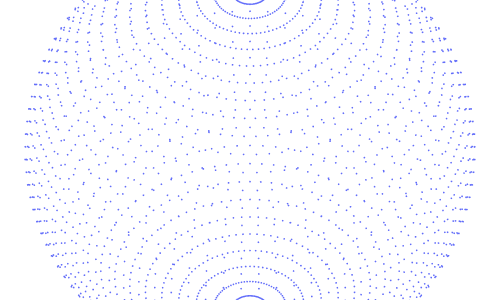

Notebook source saved alongside this figure:
### Markdown cell above
## Expanding a density in a spherical harmonic basis

The spherical harmonics are a basis for functions defined on the sphere.
For a given function on the sphere, $f$, we can find the expansions coefficients from

$c_{l}^m = \int_0^{2\pi} \int_0^\pi Y_l^m (\theta, \varphi) f(\theta, \varphi) \sin{\theta} d\theta d\varphi \text{,}$

and thanks to the orthonormality of spherical harmonics we can reconstruct (an approximation to) the function using

$\tilde{f}(\theta, \phi) = \sum_l \sum_{m = -l}^l c_{nl}^m Y_l^m(\theta, \phi)$

### Code cell
# Create a grid of points on the sphere
r = s2_grid()
plot_sphere(r)

### Figure 1 — Plotly figure (JSON) as saved in the notebook; plotly's stock layout.template omitted (floating-point values rounded to 4 significant figures; data arrays with more than 128 entries replaced by an {"elided": "..."} marker saying what was removed)
{"data": [{"marker": {"size": 1}, "mode": "markers", "type": "scatter3d", "x": {"elided": "3200 float values"}, "y": {"elided": "3200 float values"}, "z": {"elided": "3200 float values"}}], "layout": {"height": 300, "margin": {"b": 0, "l": 0, "r": 0, "t": 0}, "paper_bgcolor": "rgba(0,0,0,0)", "plot_bgcolor": "rgba(0,0,0,0)", "scene": {"aspectmode": "manual", "aspectratio": {"x": 3, "y": 3, "z": 3}, "camera": {"center": {"x": 0, "y": 0, "z": 0}, "eye": {"x": 0, "y": -5, "z": 5}, "projection": {"type": "orthographic"}, "up": {"x": 0, "y": 0, "z": 1}}, "xaxis": {"nticks": 3, "range": [-1, 1], "showbackground": false, "showgrid": false, "showticklabels": false, "title": {"text": ""}, "zeroline": false}, "yaxis": {"nticks": 3, "range": [-1, 1], "showbackground": false, "showgrid": false, "showticklabels": false, "title": {"text": ""}, "zeroline": false}, "zaxis": {"nticks": 3, "range": [-1, 1], "showbackground": false, "showgrid": false, "showticklabels": false, "title": {"text": ""}, "zeroline": false}}, "width": 500}}
